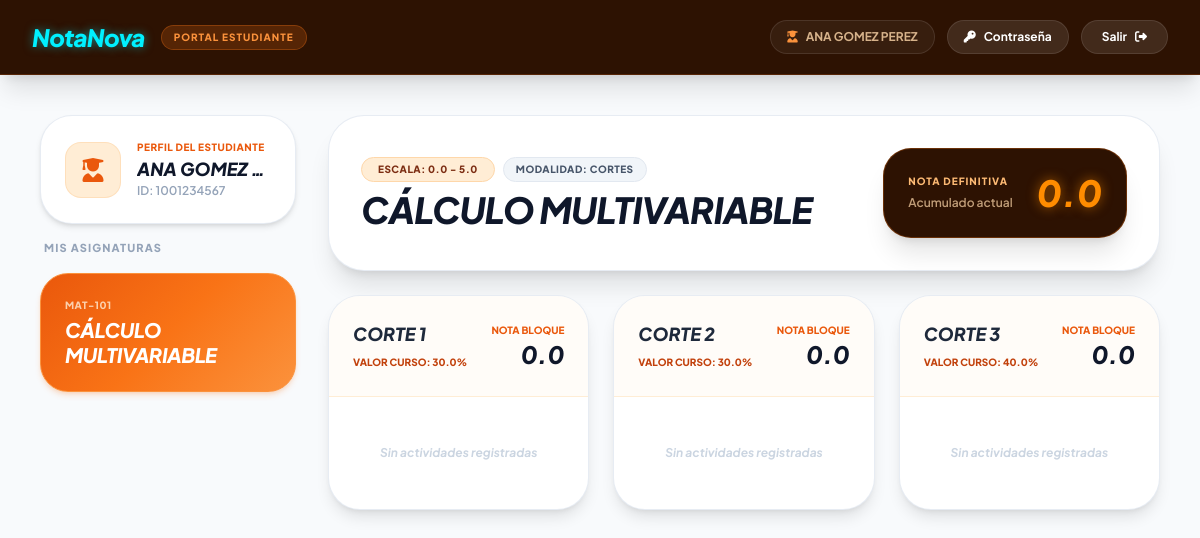
The page /index.php (signed in) on the database its author committed.
### tables this page shows
CREATE TABLE IF NOT EXISTS estudiantes (
    id INT AUTO_INCREMENT PRIMARY KEY,
    tipo_documento VARCHAR(10) DEFAULT 'TI',
    documento_id VARCHAR(50) NOT NULL,
    nombre VARCHAR(255) NOT NULL,
    email VARCHAR(255),
    fecha_nacimiento DATE,
    telefono VARCHAR(50),
    direccion VARCHAR(255),
    acudiente_nombre VARCHAR(255),
    acudiente_telefono VARCHAR(50),
    created_at TIMESTAMP DEFAULT CURRENT_TIMESTAMP,
    UNIQUE KEY uq_estudiantes_documento (documento_id)
);

CREATE TABLE IF NOT EXISTS cursos (
    id INT AUTO_INCREMENT PRIMARY KEY,
    codigo_curso VARCHAR(50) NOT NULL,
    nombre VARCHAR(255) NOT NULL,
    docente_id INT,
    modalidad VARCHAR(20) NOT NULL DEFAULT 'cortes',
    escala VARCHAR(10) NOT NULL DEFAULT '5.0',
    created_at TIMESTAMP DEFAULT CURRENT_TIMESTAMP,
    UNIQUE KEY uq_cursos_codigo (codigo_curso),
    CONSTRAINT fk_cursos_docente
        FOREIGN KEY (docente_id) REFERENCES docentes (id)
        ON DELETE SET NULL ON UPDATE CASCADE
);

### auth.php (called while the page is built, shortened)
<?php
function sesion_nombre(): string
{
    return $_SESSION['nombre'] ?? '';
}

### views/estudiante.php (the view, shortened to what this page needs)
<?php
require_once __DIR__ . '/../auth.php';
require_once __DIR__ . '/../db.php';
$estudiante_id = sesion_user_id();
$estudiante = null;
try {
    $stmt_est = $pdo->prepare("SELECT * FROM estudiantes WHERE id = ?");
    $stmt_est->execute([$estudiante_id]);
    $estudiante = $stmt_est->fetch(PDO::FETCH_ASSOC);
} catch (PDOException $e) {
    $mensaje_error = "Error al cargar los datos del estudiante: " . $e->getMessage();
}
$mis_cursos = [];
try {
    $stmt_cursos = $pdo->prepare("
        SELECT c.*
        FROM cursos c
        INNER JOIN curso_estudiante ce ON c.id = ce.curso_id
        WHERE ce.estudiante_id = ?
        ORDER BY c.id ASC
    ");
    $stmt_cursos->execute([$estudiante_id]);
    $mis_cursos = $stmt_cursos->fetchAll(PDO::FETCH_ASSOC);
} catch (PDOException $e) {
    $mensaje_error = "Error al consultar las asignaturas del estudiante: " . $e->getMessage();
}
$curso_id = $_GET['curso_id'] ?? ($mis_cursos[0]['id'] ?? null);
$curso_actual = null;
if ($curso_id) {
    foreach ($mis_cursos as $c) {
        if ($c['id'] == $curso_id) {
            $curso_actual = $c;
            break;
        }
    }
}
$modalidad = strtolower(trim($curso_actual['modalidad'] ?? $curso_actual['tipo_periodo'] ?? 'cortes'));
$escala_max = floatval($curso_actual['escala'] ?? 5.0);
$bloques = ($modalidad === 'periodos')
    ? ['Periodo 1', 'Periodo 2', 'Periodo 3', 'Periodo 4']
    : ['Corte 1', 'Corte 2', 'Corte 3'];
$pesos_bloques = ($modalidad === 'periodos')
    ? ['Periodo 1' => 25, 'Periodo 2' => 25, 'Periodo 3' => 25, 'Periodo 4' => 25]
    : ['Corte 1' => 30, 'Corte 2' => 30, 'Corte 3' => 40];
if ($curso_id) {
    try {
        $stmt_conf = $pdo->prepare("SELECT configuracion FROM config_evaluacion WHERE curso_id = ?");
        $stmt_conf->execute([$curso_id]);
        $row_conf = $stmt_conf->fetch(PDO::FETCH_ASSOC);
        if ($row_conf && !empty($row_conf['configuracion'])) {
            $json_conf = json_decode($row_conf['configuracion'], true);
            if (is_array($json_conf)) {
                foreach ($json_conf as $clave_b => $val_peso) {
                    $pesos_bloques[$clave_b] = floatval($val_peso);
                }
            }
        }
    } catch (PDOException $e) {}
}
$actividades_por_bloque = [];
foreach ($bloques as $b) {
    $actividades_por_bloque[$b] = [];
}
$self_url = htmlspecialchars($_SERVER['PHP_SELF']);
?>
<!DOCTYPE html>
<html lang="es">
<head>
    <script src="https://cdn.tailwindcss.com"></script>
    <link rel="stylesheet" href="https://cdnjs.cloudflare.com/ajax/libs/font-awesome/6.4.0/css/all.min.css">
</head>
<body class="min-h-screen flex flex-col text-slate-800">
    <header class="bg-[#2d1202] text-white px-8 py-5 flex items-center justify-between shadow-xl border-b border-orange-500/20">
        <div class="flex items-center gap-4">
            <h1 class="text-2xl font-black italic tracking-tight neon-text-cyan">NotaNova</h1>
            <span class="bg-orange-500/20 text-orange-400 border border-orange-500/30 text-[10px] font-black px-3 py-1 rounded-full tracking-widest uppercase">
                PORTAL ESTUDIANTE
            </span>
        </div>
        <div class="flex items-center gap-3">
            <span class="hidden md:flex items-center gap-2 text-xs font-bold text-orange-200/80 border border-white/10 bg-white/5 px-4 py-2 rounded-full">
                <i class="fa-solid fa-user-graduate text-orange-400"></i><?php echo htmlspecialchars(sesion_nombre()); ?>
            </span>
            <button onclick="abrirModalPassword()" title="Cambiar contraseña"
                    class="px-4 py-2 rounded-full bg-white/10 hover:bg-orange-500/20 hover:text-orange-400 border border-white/10 flex items-center gap-2 text-white text-xs font-bold transition-all">
                <i class="fa-solid fa-key"></i>
                <span class="hidden lg:inline">Contraseña</span>
            </button>
            <a href="logout.php" title="Cerrar Sesión" class="px-5 py-2 rounded-full bg-white/10 hover:bg-rose-500/20 hover:text-rose-400 border border-white/10 flex items-center gap-2 text-white text-xs font-bold transition-all">
                <span>Salir</span>
                <i class="fa-solid fa-right-from-bracket"></i>
            </a>
        </div>
    </header>
    <main class="max-w-[1600px] w-full mx-auto p-6 md:p-10 flex-1 grid grid-cols-1 lg:grid-cols-12 gap-8">
        <aside class="lg:col-span-3 space-y-4">
            <div class="bg-white border border-slate-200/80 rounded-[32px] p-6 shadow-md flex items-center gap-4">
                <div class="w-14 h-14 rounded-2xl bg-orange-100 text-orange-600 flex items-center justify-center text-2xl font-black shrink-0 border border-orange-200/60">
                    <i class="fa-solid fa-user-graduate"></i>
                </div>
                <div class="overflow-hidden">
                    <span class="text-[10px] font-black text-orange-600 uppercase tracking-wider block">PERFIL DEL ESTUDIANTE</span>
                    <h2 class="text-lg font-black text-slate-900 truncate uppercase italic">
                        <?php echo htmlspecialchars($estudiante['nombre'] ?? 'ESTUDIANTE'); ?>
                    </h2>
                    <span class="text-xs text-slate-400 font-semibold block truncate">
                        ID: <?php echo htmlspecialchars($estudiante['documento_id'] ?? $estudiante_id); ?>
                    </span>
                </div>
            </div>
            <span class="text-[11px] font-black text-slate-400 uppercase tracking-widest block mb-4 ml-1">
                MIS ASIGNATURAS
            </span>
            <div class="space-y-3">
                <?php if (empty($mis_cursos)): ?>
                    <div class="p-6 bg-white rounded-3xl border border-slate-200 text-slate-400 font-bold text-xs text-center">
                        No estás matriculado en ninguna asignatura.
                    </div>
                <?php else: ?>
                    <?php foreach ($mis_cursos as $c): ?>
                        <?php
                            $es_activo = ($curso_actual && $curso_actual['id'] == $c['id']);
                            $codigo_c = $c['codigo_curso'] ?? $c['codigo'] ?? ('MAT-' . str_pad($c['id'], 3, '0', STR_PAD_LEFT));
                            $nombre_c = $c['nombre'] ?? $c['nombre_curso'] ?? $c['titulo'] ?? 'Curso';
                        ?>
                        <a href="<?php echo $self_url; ?>?curso_id=<?php echo $c['id']; ?>"
                           class="block transition-all transform hover:-translate-y-1 rounded-[28px] p-6 shadow-md border <?php echo $es_activo ? 'neon-btn-orange text-white border-orange-400 shadow-orange-500/20' : 'bg-white hover:bg-slate-50 text-slate-800 border-slate-200/80'; ?>">
                            <span class="text-[10px] font-black tracking-wider uppercase opacity-80 block mb-1 <?php echo $es_activo ? 'text-orange-100' : 'text-slate-400'; ?>">
                                <?php echo htmlspecialchars($codigo_c); ?>
                            </span>
                            <h3 class="text-xl font-black italic tracking-tight uppercase leading-tight">
                                <?php echo htmlspecialchars($nombre_c); ?>
                            </h3>
                        </a>
                    <?php endforeach; ?>
                <?php endif; ?>
            </div>
        </aside>
        <section class="lg:col-span-9 space-y-6">
            <div class="bg-white border border-slate-200/80 rounded-[36px] p-8 shadow-xl flex flex-col md:flex-row md:items-center justify-between gap-6">
                <div>
                    <div class="flex items-center gap-2 mb-2 flex-wrap">
                        <span class="bg-orange-100 text-orange-900 font-extrabold text-[10px] px-4 py-1 rounded-full uppercase tracking-wider border border-orange-200">
                            ESCALA: 0.0 - <?php echo number_format($escala_max, 1); ?>
                        </span>
                        <span class="bg-slate-100 text-slate-600 font-extrabold text-[10px] px-3 py-1 rounded-full uppercase tracking-wider border border-slate-200">
                            MODALIDAD: <?php echo strtoupper($modalidad); ?>
                        </span>
                    </div>
                    <h2 class="text-3xl md:text-4xl font-black italic tracking-tight text-slate-900 uppercase">
                        <?php echo htmlspecialchars($curso_actual['nombre'] ?? $curso_actual['nombre_curso'] ?? 'SELECCIONA UN CURSO'); ?>
                    </h2>
                </div>
                <?php
                    $definitiva_general = 0;
                    foreach ($bloques as $b) {
                        $peso_b = $pesos_bloques[$b] ?? 0;
                        $prom_b = 0;
                        $definitiva_general += $prom_b * ($peso_b / 100);
                    }
                ?>
                <div class="bg-[#2d1202] text-white p-6 rounded-[28px] flex items-center justify-between md:justify-end gap-6 shadow-xl border border-orange-500/30 min-w-[240px]">
                    <div>
                        <span class="block text-[10px] font-black text-orange-300 uppercase tracking-widest">NOTA DEFINITIVA</span>
                        <span class="text-xs text-orange-200/70 font-semibold">Acumulado actual</span>
                    </div>
                    <div class="text-4xl font-black italic neon-text-orange">
                        <?php echo number_format($definitiva_general, 1); ?>
                    </div>
                </div>
            </div>
            <div class="grid grid-cols-1 md:grid-cols-2 lg:grid-cols-3 gap-6">
                <?php foreach ($bloques as $b): ?>
                    <?php
                        $peso_bloque = $pesos_bloques[$b] ?? 0;
                        $acts = $actividades_por_bloque[$b];
                        $nota_bloque = 0;
                    ?>
                    <div class="bg-white border border-slate-200/80 rounded-[32px] overflow-hidden shadow-lg flex flex-col justify-between">
                        <div class="p-6 bg-orange-50/40 border-b border-orange-100 flex items-center justify-between">
                            <div>
                                <h3 class="text-lg font-black text-slate-800 uppercase italic"><?php echo $b; ?></h3>
                                <span class="text-[10px] font-extrabold text-orange-700 uppercase">VALOR CURSO: <?php echo number_format($peso_bloque, 1); ?>%</span>
                            </div>
                            <div class="text-right">
                                <span class="block text-[10px] font-black text-orange-600 uppercase">NOTA BLOQUE</span>
                                <span class="text-2xl font-black text-slate-900 italic"><?php echo number_format($nota_bloque, 1); ?></span>
                            </div>
                        </div>
                        <div class="p-6 space-y-4 flex-1">
                            <?php if (empty($acts)): ?>
                                <div class="text-center py-6 text-slate-300 font-bold text-xs italic">
                                    Sin actividades registradas
                                </div>
                            <?php endif; ?>
                        </div>
                    </div>
                <?php endforeach; ?>
            </div>
        </section>
    </main>
</body>
</html>

### views/estudiante.php (style rules this page uses)
body { font-family: 'Plus Jakarta Sans', sans-serif; background-color: #f8fafc; }
.neon-text-cyan { color: #00f0ff; text-shadow: 0 0 10px rgba(0, 240, 255, 0.5); }
.neon-text-orange { color: #ff8c00; text-shadow: 0 0 12px rgba(255, 140, 0, 0.6); }
.neon-btn-orange { background: linear-gradient(135deg, #ea580c 0%, #f97316 50%, #fb923c 100%); box-shadow: 0 0 20px rgba(249, 115, 22, 0.35); }

### rows shown on the page
estudiantes: nombre "ANA GOMEZ…", documento "1001234567"
cursos: codigo_curso "MAT-101", nombre "CÁLCULO MULTIVARIABLE", escala "5.0", modalidad "CORTES", modalidad "CORTE 1", modalidad "30.0", modalidad "CORTE 2", modalidad "CORTE 3", modalidad "40.0"

### other values the page prints
sesion_nombre() "ANA GOMEZ PEREZ"
$definitiva_general "0.0"
$nota_bloque "0.0"
